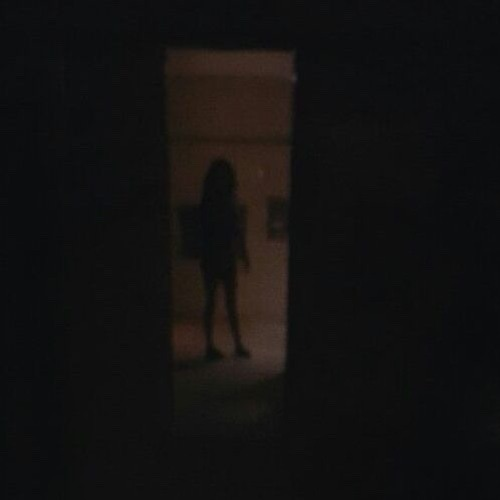
#> input picture python/ia/computer-vision/example.jpg, 500 x 500 px
$ python histogram-eq.py
#> lines starting #> are read from the running program, lines starting #| are printed output that depends on the picture
import cv2 as cv
import numpy as np

src = cv.imread("example.jpg")
#> src is the input picture: shape (500, 500, 3); mean B, G, R 17, 17.3, 18.6

# convert to gray scale
src = cv.cvtColor(src, cv.COLOR_BGR2GRAY)
#> src: shape (500, 500)


dst = cv.equalizeHist(src)
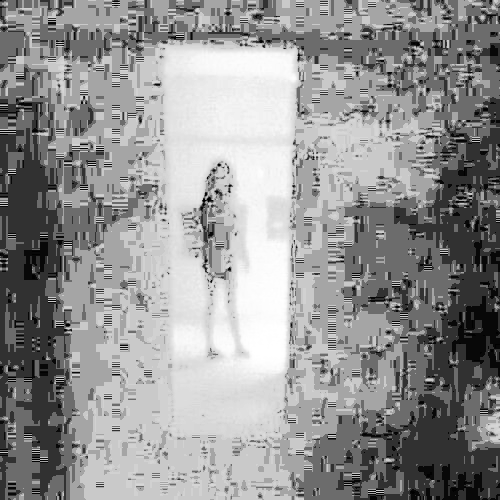
#> dst: shape (500, 500); min 0, max 255, mean 147

cv.imshow('Source',src)
cv.imshow('Dest', dst)

cv.waitKey()


clahe =  cv.createCLAHE()
cl_dest = clahe.apply(src)
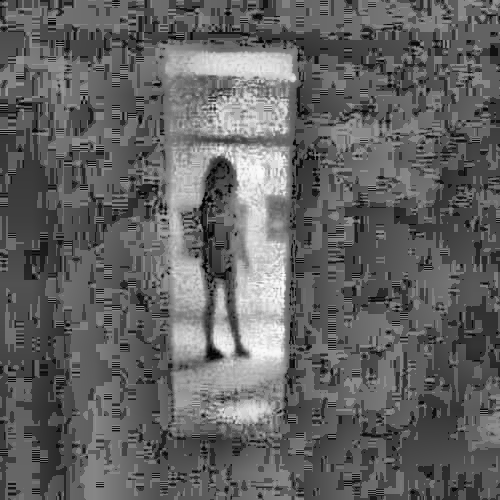
#> cl_dest: shape (500, 500); min 0, max 253, mean 98.5

res = np.hstack((dst, cl_dest))
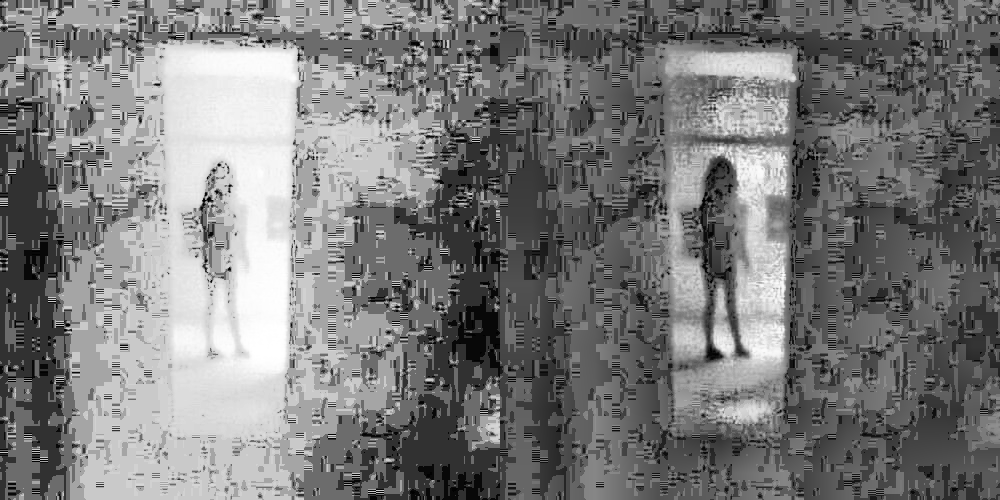
#> res: shape (500, 1000); min 0, max 255, mean 122.8
cv.imshow('simple histeq VS CLAHE', res)
cv.waitKey()
